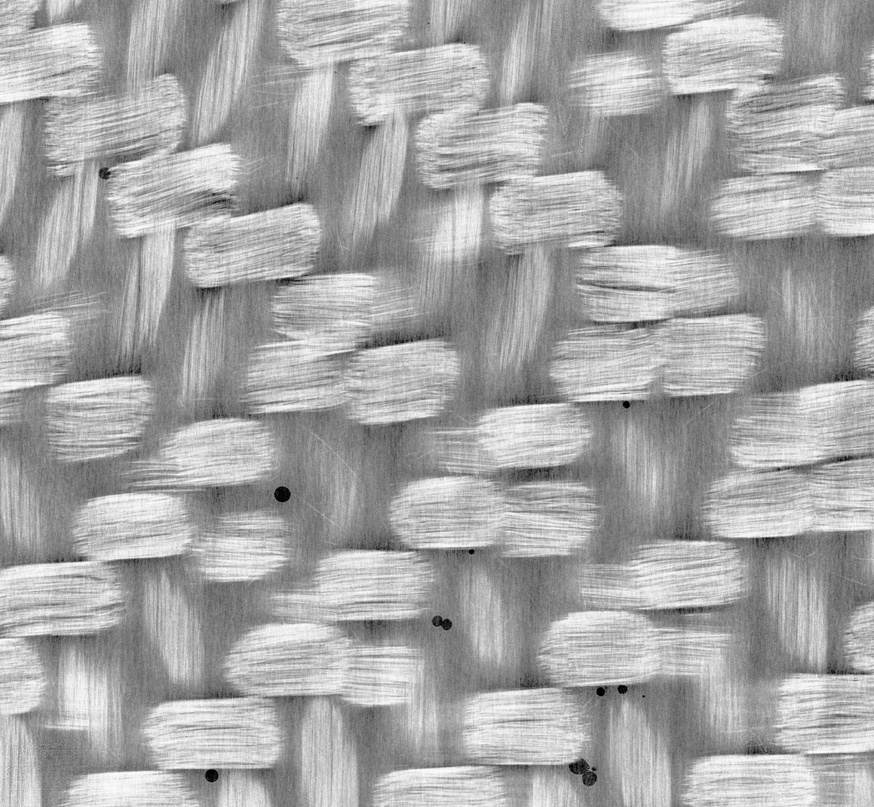
#> input picture Notebook_Manufacturing_Defects/slice_0130.jpeg, 874 x 807 px, shrunk from 1875 x 1731 before the run
$ jupyter execute --allow-errors 'Defects - 2024.ipynb'
#> lines starting #> are read from the running program, lines starting #| are printed output that depends on the picture; after the words box and inside, x2 and y2 are one past the last pixel; in counts of white or black regions, pixels touching at a corner belong together
# Manufacturing Defects (28 points)

#### Authors

[cell 1]
#import packages here
from PIL import Image
import cv2 as cv
import numpy as np
import matplotlib.pyplot as plt
from math import exp
import matplotlib as mpl
import pandas as pd

#### In previous notebooks you have already explored the importance of manufacturing parameters and curing cycles, specifically the Cure kinetics and Rheokinetics of composite production. The manufacturing process plays a crucial role when we try to guarantee a predictable part quality.

#### In this notebook you will be working on cases for which manufacturing did not reach the expected and predicted quality or, in other words, manufacturing related defects have been detected.

#### Understanding defects is an important part of composite manufacturing. Defects can (and will) occur during most manufacturing processes. You will learn to recognise defects, assess data for components with and without defects, how to deal with shrinkage of polymeric matrices, how to use image analysis to assess defects in fabric weaves, and reflect on the consequences of defects.

#### Defects in composites can be generally classified as one of the types shown in the graph (Figure 1) below.

Figure 1

### Question 1 (3 points)

#### A case study will be used in this question to start approaching the problem of defects. In this case you will be considering the implosion of the Titan Submersible. Titan imploded during an expedition to the Titanic in June 2023, killing all five occupants Upon news of the fate of Titan, the company closed its Everett office indefinitely. Soon after the implosion, its subsidiary OceanGate Expeditions also suspended operations. From July 2023, OceanGate's websites defaulted to a message advising: "OceanGate has suspended all exploration and commercial operations."

#### As a first step, please read carefully the article provided with this notebook:
#### Kramer, D., & Otin, S. (2024, July 5). Materials Laboratory Factual Report. National Transportation Safety Board.

#### Question 1.1: Read Section 1.0 of the report on "Composite hull manufacturing and vessel assembly". Identify and describe an ex-ante monitoring process used by OceanGate and specify the defect type.

Answer:
Optical inspection of the hull revealed wrinkling of the surface.

#### Question 1.2: Propose an in-situ and an ex-post detection method to identify the defect discussed in Q1.1.

Answer:
In-situ detection of wrinkling
Ex-post detection of wrinkling can be done by cutting the hull into crossections that can be inspected for wrinkling

#### Question 1.3: The following images (Figure 2a, 2b, 2c) have been discussed in the report. Classify them as fibre, matrix, process or external defects and discuss possible causes of these defects.

Note: Refer to the original pictures in the report for better quality.

<div style="display: flex; justify-content: center; align-items: center; gap: 2px;">
    <figure style="text-align: center;">

        <figcaption>Figure 2a</figcaption>
    </figure>
    <figure style="text-align: center;">

        <figcaption>Figure 2b</figcaption>
    </figure>
</div>

<div style="display: flex; justify-content: center; align-items: center; gap: 2px;">
    <figure style="text-align: center;">

        <figcaption>Figure 2c</figcaption>
    </figure>
</div>

Answer:

### Question 2 (2 points)

#### Free shrinkage and residual stresses

#### Additional defects that can occur in composites include micro-cracks, typically emerging from the combination of residual stresses with thermal cycling or mechanical loading. The primary cause of residual stresses at a micro-mechanical level is the disparity in shrinkage between the fibers and the matrix. Specifically, the polymer matrix tends to undergo considerably more shrinkage (dictated by the coefficient of thermal expansion, CTE) during consolidation and cooling compared to the contracting fibers.

Figure 3

#### In this question we will work towards identifying the differences in shrinkage characteristics of two different thermoplastics (an amorphous and a semi-crystalline polymer). Draw typical storage modulus vs. temperature graphs for both categories. Display them in two different graphs. Explain the evolution of mechanical properties, including: how the storage modulus evolves as a function of temperature. Also identify and explain the differences in relevant temperature points and ranges along the curve - structural range, processing range, free volume evolution, melting and glass transition points between the 2 graphs.

Answer:

### Question 3 (4 points)

#### When dealing with TP consolidation cycles, understanding shrinkage and the potential occurrence of residual stresses in a part is crucial when dealing with the design of consolidation cycles for thermoplastic composites.

#### For the production and autoclave consolidation of a 1 m wide and 2 m long panel using a single unidirectional lamina, two carbon fibre thermoplastic prepregs are under consideration: one with a Polycarbonate matrix and the other with a Polyamide matrix, both utilizing T1000 UD as the reinforcement. It concerns a zero-bleed prepreg with a fibre volume fraction of 55%. The consolidation cycle involves a 200°C dwell, maintained for 1 hour, followed by a cooling phase at 2°C/min until reaching room temperature (20°C). The consolidation cycle is shown in Figure 4 (the heating phase is not shown, as it is not relevant for this question). Equations and assumption that will help you answer the questions, are given below.

#### The longitudinal coefficient of linear thermal expansion for a composite ply can be calculated/estimated as follows:
$$\alpha_{l} = \frac{(1-\nu_{f})E_{r}\alpha_{r}+ \nu_{f}E_{lf} \alpha_{lf}}{(1-\nu_{f})E_{r} +\nu_{f}E_{lf}}$$
#### The transverse coefficient of linear thermal expansion for a composite ply can be calculated/estimated as follows:
$$\alpha_{t} = (1-\nu_{f})\alpha_{r}+ \nu_{f}\alpha_{tf} +(1-\nu_{f})\alpha_{r}\nu_{r} +\nu_{12f}\alpha_{lf}\nu_{f} -\nu_{12}\alpha_{l}$$

#### Where $\nu_{f}$ represents fibre volume content, $E_{r}$ [GPa] Young's modulus of the matrix, $\nu_{r}$ the Poisson ratio of the matrix, $\alpha_{r}$ [1/°C] coefficient of linear thermal expansion of the matrix, $\alpha_{lf}$ [1/°C] and $\alpha_{tf}$ [1/°C] thermal expansion coefficients (CLTE) of fibres in the longitudinal and transverse direction, $E_{lf}$ [GPa] the longitudinal Young's modulus of the fibres, $\nu_{12}$ the in-plane Poisson ratio of the lamina and $\nu_{12f}$ Poisson’s ratio of the fibres.

#### The thermal strain (in longitudinal and transverse direction) can be calculated as follows:
#### $$\epsilon = \int_{0}^{t} \alpha(t)\Delta Tdt$$

| Matrix        | Young's modulus [GPa] | Poisson ratio | CLTE [1/°C]          |
|---------------|-----------------------|---------------|----------------------|
| Polycarbonate | 1.4                   | 0.37          | $70.2 \cdot 10^{-6}$ |
| Polyamide 6   | 3                     | 0.39          | $85 \cdot 10^{-6}$   |

Figure 4

#### The following assumptions are made:
#### - The lamina undergoes free shrinkage
#### - The properties of the resin and fibers, including volume fraction (vf), Poisson's ratio, and coefficient of linear thermal expansion (CLTE), are non-temperature dependent.
#### - Poisson ratio of the lamina can be derived using the rule of mixtures

#### Question 3.1: Given the provided equations, material properties, consolidation cycle, and the listed assumptions, please calculate:
#### - the composite material's linear coefficient of thermal expansion (in longitudinal and transverse direction).
#### - the expected strain after reaching room temperature in both length and width direction of the panel
#### - the percentage of shrinkage in length and width direction of the panel

#### Note - You may use Kulkarni R, Ochoa O. Transverse and Longitudinal CTE Measurements of Carbon Fibers and their Impact on Interfacial Residual Stresses in Composites. Journal of Composite Materials. 2006;40(8):733-754. doi:10.1177/0021998305055545 as reference for material data.

Answer:

#### Question 3.2: Provide insights on the outcomes of question 3.1 from:
#### - a composites standpoint: this should encompass expectations regarding the direction of highest strain or shrinkage, considerations about the acceptability of dimensional changes, and whether adjustments in the design would be necessary to accommodate these variations.
#### - a matrix point of view: Offer commentary on the differences between the two thermoplastic resin materials (Polycarbonate and Polyamide), elucidating the reasons behind these differences in terms of their chemical composition, molecular structure, and thermal behaviors and which matrix option you would consider yielding the best mechanical properties or dimensional stability.

Comment:

### Question 4 (2 points)

#### Residual stresses may emerge during composite manufacturing due to differential strains between the composite part and the tooling as seen in Fig. 5. This issue arises from the coefficient of thermal expansion (CTE) mismatch between the part and the mould/tooling. Residual stresses may potentially lead to lower load carrying capabilities, cracks and areas with resin-rich or resin-starved characteristics if not appropriately addressed.

#### In the previous question, we assumed free shrinkage of the part. When shrinkage of a composite part during manufacturing is constrained by a material (with a different CTE), this shrinkage can be transformed into stress.

#### To effectively design a mold for the panel considered in question 3, three potential materials are under consideration: Aluminum 6061-T6, Invar 36, and CFRP composite. It is assumed that the mold is uniformly heated and monolithic throughout the process.

#### Find the coefficients of thermal expansion for this three possible mould materials (refer to online material databases like MatWeb) and discuss which one will be the most suitable option for the Polycarbonate and Polyamide CF reinforced parts from question 3.

#### Consider the following for the CFRP mold AND laminate -
#### 1. Both mold and laminate are quasi-isotropic (QI) $[0^\circ, -45^\circ, 45^\circ, 90^\circ]_s$.
#### 2. Calculate CTE of the QI composites using the modified CLT equations given in Velea, M. N., & Lache, S. (2015). Thermal expansion of composite laminates. Bulletin of the Transilvania University of Brasov. Series I-Engineering Sciences, 25-30.
#### 3. To simplify the calculations for QI stacking -

$$ V_{1A} = V_{2A} = V_{3A} = V_{4A} =  0$$

$$ A_{16} = A_{26} = 0$$

$$ A_{11} = A_{22}$$

#### 4. $E_1$ = 142000MPa; $E_2$ = 11200MPa; $\nu_{12}$ = $\nu_{21}$ = 0.3; $G_{12}$ = 5000MPa; t = 0.125mm

#### You may also refer to this article: Zobeiry N, Park J, Poursartip A. An infrared thermography-based method for the evaluation of the thermal response of tooling for composites manufacturing. Journal of Composite Materials. 2019;53(10):1277-1290.

Figure 5: distortion due to shear interaction at tool interface

Answer:

Comment:

## Voids

#### Voids, one of the most extensively examined categories of manufacturing defects, frequently arise during the fabrication of fibre-reinforced composites. Given their significant impact on the physical and thermomechanical properties of the laminates, they have been subject to thorough investigation. In this notebook the following aspects will be taken into consideration: : the origin of voids, the quantification of voids through image analysis and the implications on the mechanical performance of the composite structure.

#### The graph shown below in Figure 6 (from Processing of Polymer Matrix Composites, P.K. Mallick) shows the correlation between shear strength, void content and autoclave cure cycle. The quality of advanced composites and their mechanical properties are strongly influenced by the void volume content. Therefore, solid knowledge on pressure, flow, temperature and material behaviour is required to properly design manufacturing processes.

Figure 6: Effect of void volume fraction on the interlaminar shear strength of a composite laminate

### Question 5 (5 points)

Figure 7- Void content versus capillary number

#### Use the concept of capillary number (exemplified in Figure 7 above) to explain the physical difference between capillary flow and viscous flow in a fibrous medium. Comment on the balance needed between capillary number, processing window and void content during manufacturing.
#### The flow properties influence the final mechanical part properties. How? Include in your answer which kind of flow would be preferred and which type of defects would occur (and where in your fibrous medium).

Answer:

### Question 6 (8 points)

#### Image Analysis

#### Image analysis is useful when dealing with woven or non-crimp fabric used in advanced composites, particularly for fiber volume content calculations, identifying waviness, and detecting defects. It also plays a crucial role in quality assurance by identifying and characterizing defects such as voids, wrinkles, and variations in resin distribution of the composite products. These defects can substantially affect the structural integrity of the final composite product.

#### Image analysis techniques also add a quantitative dimension to defect assessment, offering measurements of defect size, shape, and distribution. This quantitative data is invaluable for optimising manufacturing processes and upholding stringent quality control standards.

#### A top view (2D) picture has been extracted from a 3D image of a woven fabric laminate and reported below.
#### The darker regions in the image can be identified as voids. Given the critical requirement for aerospace structures to maintain an acceptable volumetric void content of less than 2%, it becomes crucial to quantify void content rather than relying on qualitative observations of the image.

#### For the next few sub-questions, the following keywords can be kept in mind to better answer the questions: Image Opening and Closing, Erosion, Dilation, Filtering, Denoising and Sum of 2 Gaussian Distributions.

#### Question 6.1: Write a script to calculate the void content of the image provided. Then, comment on whether this percentage is acceptable or not.

Figure 8

[cell 2]
# [9 lines of commented-out code are left out]

im = Image.open('slice_0130.jpeg')
#> im is the input picture: PIL image 874x807 L; min 0, max 255, mean 166.8
p = np.array(im)
volume_pixels = p.size
#> volume_pixels = 705318
threshold = 0.3*255
void_pixels = np.sum(p<threshold)
#> void_pixels = 3959
print(f"{round(100*void_pixels/volume_pixels, 3)} % Void fraction")
#| 0.561 % Void fraction
rgb_im = im.convert('RGB')
rgb_p = np.array(rgb_im)
index_voids = np.where(p<threshold)
#> index_voids = 3959 positions, rows 3 to 785, columns 0 to 873
for i in range(len(index_voids[0])):
    rgb_p[index_voids[0][i], index_voids[1][i]] = np.array([255, 0, 0])
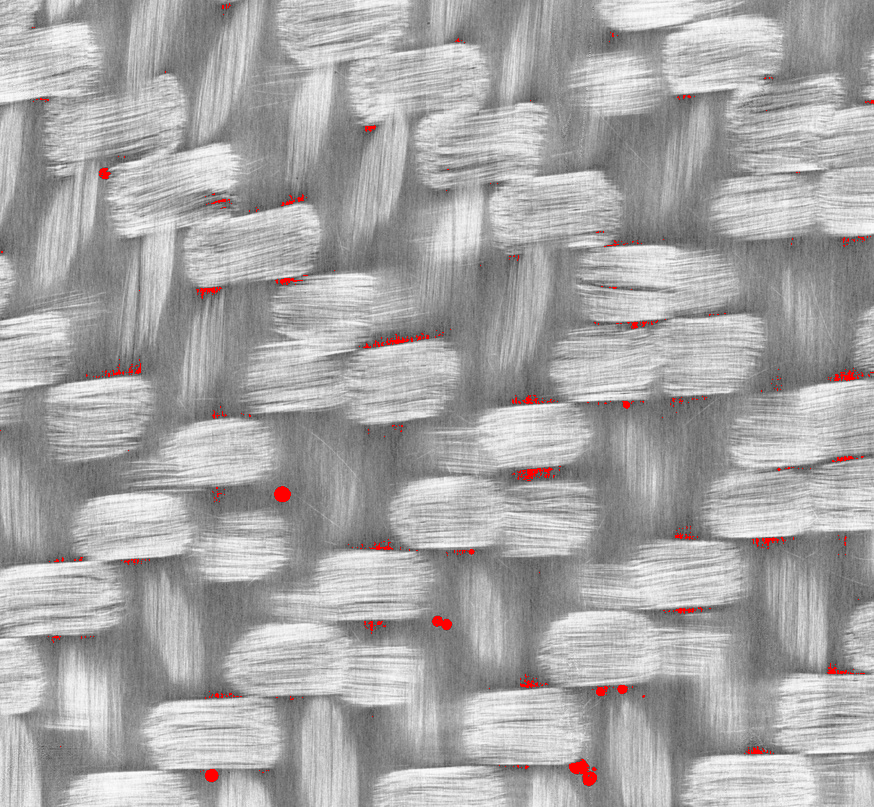
#> rgb_p: shape (807, 874, 3); mean R, G, B 167.9, 166.5, 166.5

img = Image.fromarray(rgb_p, 'RGB')
img.show()


$ run again, with Notebook_Manufacturing_Defects/2a.png saved as Notebook_Manufacturing_Defects/slice_0130.jpeg
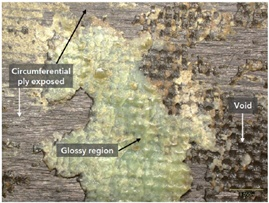
#> input picture Notebook_Manufacturing_Defects/2a.png, 269 x 203 px
#> im is the input picture: PIL image 269x203 RGB; mean R, G, B 156.1, 148.9, 125.7
#> void_pixels = 12092
#| 7.381 % Void fraction
#> after the loop `for i in range(len(index_voids[0])):`:
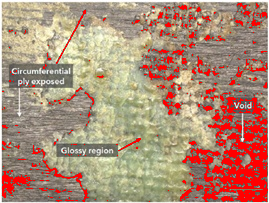
#> rgb_p: shape (203, 269, 3); 10.87% of pixels changed, all inside (x1, y1, x2, y2) = (2, 3, 268, 202)

$ run again, with Notebook_Manufacturing_Defects/2b.png saved as Notebook_Manufacturing_Defects/slice_0130.jpeg
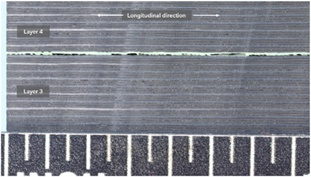
#> input picture Notebook_Manufacturing_Defects/2b.png, 311 x 177 px
#> im is the input picture: PIL image 311x177 RGB; mean R, G, B 126.2, 128.7, 137.5
#> void_pixels = 8771
#| 5.311 % Void fraction
#> after the loop `for i in range(len(index_voids[0])):`:
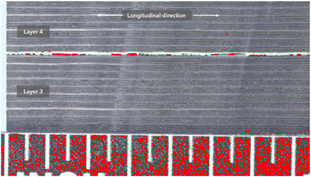
#> rgb_p: shape (177, 311, 3); 6.98% of pixels changed, all inside (x1, y1, x2, y2) = (2, 34, 309, 176)

$ run again, with Notebook_Manufacturing_Defects/2c.png saved as Notebook_Manufacturing_Defects/slice_0130.jpeg
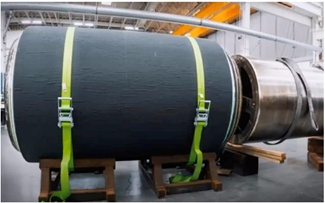
#> input picture Notebook_Manufacturing_Defects/2c.png, 325 x 203 px
#> im is the input picture: PIL image 325x203 RGB; mean R, G, B 102.8, 103.9, 103.1
#> void_pixels = 82196
#| 41.529 % Void fraction
#> after the loop `for i in range(len(index_voids[0])):`:
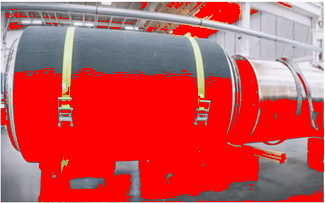
#> rgb_p: shape (203, 325, 3); mean R, G, B 201.4, 80.7, 82.5
